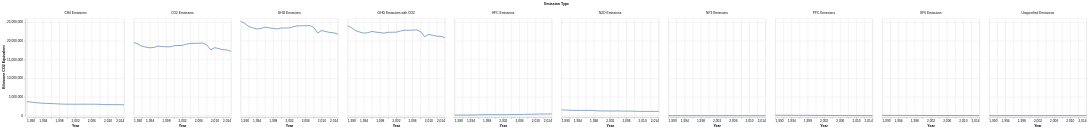

The cell this chart's notebook holds for it:
### Code cell
alt.Chart(df_total).mark_line().encode(
  x=alt.X("year:Q", bin=False, title="Year"),
  y=alt.Y("value:Q", title="Kilotonne CO2 Equivalent")
).facet(
  column=alt.Column("emission:N", title="Emission Type")
)

### Figure 1 — Vega-Lite specification as saved in the notebook (floating-point values rounded to 4 significant figures; data arrays with more than 128 entries replaced by an {"elided": "..."} marker saying what was removed)
{"config": {"view": {"continuousWidth": 300, "continuousHeight": 300}}, "data": {"name": "data-50baf8925ac2125bdd8fa939ebd795bc"}, "facet": {"column": {"field": "emission", "title": "Emission Type", "type": "nominal"}}, "spec": {"mark": {"type": "line"}, "encoding": {"x": {"bin": false, "field": "year", "title": "Year", "type": "quantitative"}, "y": {"field": "value", "title": "Kilotonne CO2 Equivalent", "type": "quantitative"}}}, "$schema": "https://vega.github.io/schema/vega-lite/v6.4.1.json", "datasets": {"data-50baf8925ac2125bdd8fa939ebd795bc": {"elided": "250 records"}}}
